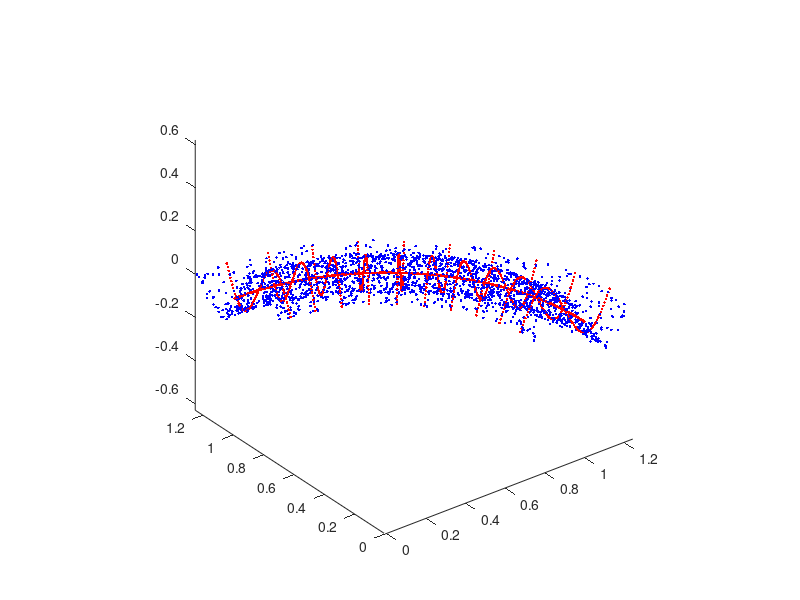
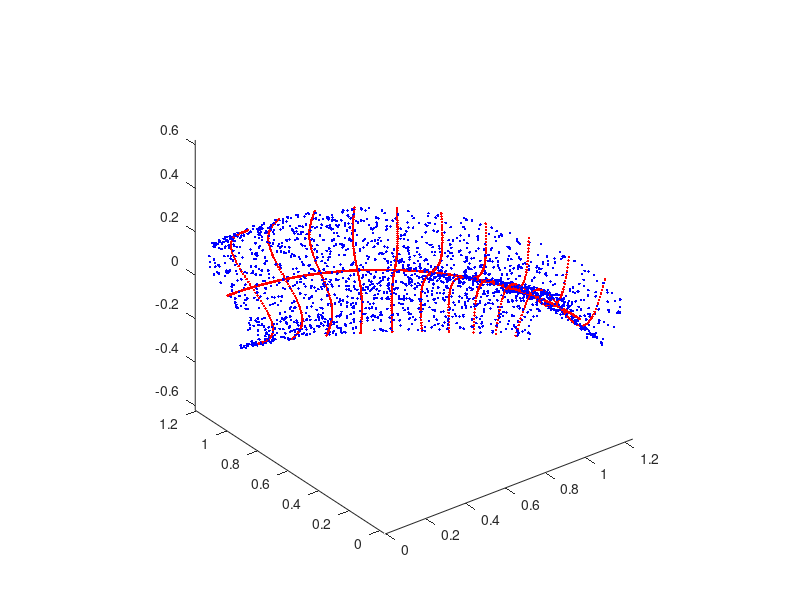
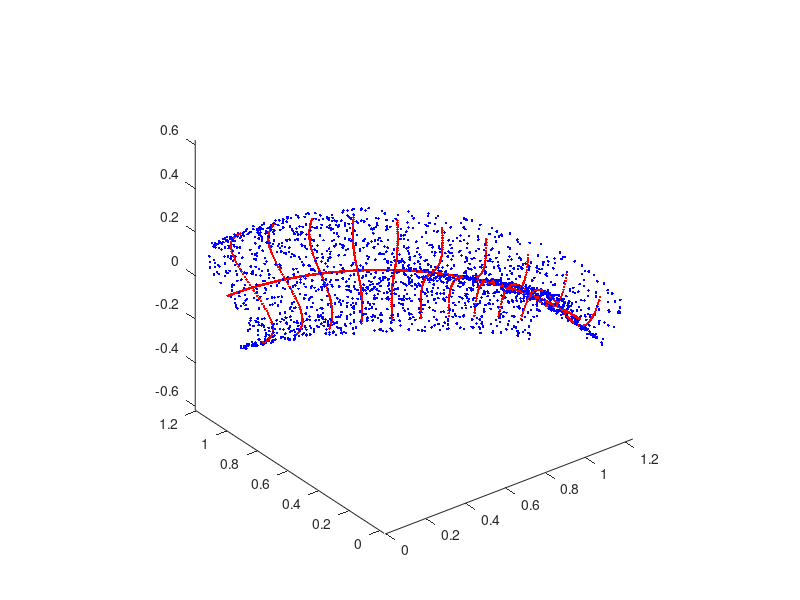

MATLAB code for these plots, in order:
%
% This script generates manifolds (inspired in Delicado01) that fulfil these 
% two restrictions to a bigger or lesser degree:
% (1) Conditional Mean Independence assumption
% (2) Stationarity along the Principal Curve
%
% Data:                       x_data
% First Principal Curve:      x_first
% Secondary Principal Curves: x_secondary

% DATA with no torsion

N = 10000;
factor = 1;
theta_max = factor*pi/2;
ro = 1;
sigma_1 = factor*0.25;
sigma_2 = factor*0.01;  % Noise in the 3rd principal direction
A = factor*0.15; 
slope = 1/factor;     % Slope of the torsion angle

theta = linspace(0,theta_max,N);
theta_n = theta + (10*theta_max/N)*randn(1,N);

n = rand(1,N);
xx = (ro-sigma_1*(2*n-1)).*cos(theta_n);
yy = (ro-sigma_1*(2*n-1)).*sin(theta_n);
zz = A*sin((2*n-1)*6*pi/6) + sigma_2*randn(1,N);

x = [xx;yy;zz];

cada = 5;
figure,plot3(x(1,1:cada:end),x(2,1:cada:end),x(3,1:cada:end),'b.'),axis equal

% First Principal Curve

xx = (ro).*cos(theta);
yy = (ro).*sin(theta);
zz = 0*theta;

x_first = [xx;yy;zz];

% Secondary principal curves

x_second = [];
theta_ras = [];
theta_raspa = linspace(0.075*theta_max,0.925*theta_max,10);
x_secondary_guay= [];
theta_ras_guay = [];

rr = linspace(-1,1,71);
for i=1:length(theta_raspa)
    xx = (ro-sigma_1*rr).*cos(theta_raspa(i));
    yy = (ro-sigma_1*rr).*sin(theta_raspa(i));
    zz = A*sin(rr*4*pi/4);
    x_second = [x_second [xx;yy;zz]];
    theta_ras = [theta_ras theta_raspa(i)*ones(1,length(rr))];
 
        x_secondary_guay = [x_secondary_guay [xx(6:66);yy(6:66);zz(6:66)]];
        theta_ras_guay = [theta_ras_guay theta_raspa(i)*ones(1,length(xx(1,6:66)))];

end

hold on,
plot3(x_first(1,1:cada:end),x_first(2,1:cada:end),x_first(3,1:cada:end),'r.')
plot3(x_second(1,:),x_second(2,:),x_second(3,:),'r.')


% Torsion along the principal curve

xtor_dat = [];
for i=1:length(theta)
    
    x0 = x_first(:,i);
    delta_x = x(:,i) - x0;
    R_mtheta = [cos(-theta(i)) -sin(-theta(i)) 0;sin(-theta(i)) cos(-theta(i)) 0;0 0 1];
    R_theta = [cos(theta(i)) -sin(theta(i)) 0;sin(theta(i)) cos(theta(i)) 0;0 0 1];
    R_alpha = [cos(slope*theta(i)) 0 -sin(slope*theta(i));0 1 0;sin(slope*theta(i)) 0 cos(slope*theta(i))];
    
    xtor_dat = [xtor_dat R_theta*R_alpha*R_mtheta*delta_x+x0];
    
end

xtor = [];
for i=1:length(theta_ras)
    
    x0 = [ro.*cos(theta_ras(i));ro.*sin(theta_ras(i));0];
    delta_x = x_second(:,i) - x0;
    R_mtheta = [cos(-theta_ras(i)) -sin(-theta_ras(i)) 0;sin(-theta_ras(i)) cos(-theta_ras(i)) 0;0 0 1];
    R_theta = [cos(theta_ras(i)) -sin(theta_ras(i)) 0;sin(theta_ras(i)) cos(theta_ras(i)) 0;0 0 1];
    R_alpha = [cos(slope*theta_ras(i)) 0 -sin(slope*theta_ras(i));0 1 0;sin(slope*theta_ras(i)) 0 cos(slope*theta_ras(i))];
    
    xtor = [xtor R_theta*R_alpha*R_mtheta*delta_x+x0];
    
end

xtor_g = [];
for i=1:length(theta_ras_guay)
    
    x0 = [ro.*cos(theta_ras_guay(i));ro.*sin(theta_ras_guay(i));0];
    delta_x = x_secondary_guay(:,i) - x0;
    R_mtheta = [cos(-theta_ras_guay(i)) -sin(-theta_ras_guay(i)) 0;sin(-theta_ras_guay(i)) cos(-theta_ras_guay(i)) 0;0 0 1];
    R_theta = [cos(theta_ras_guay(i)) -sin(theta_ras_guay(i)) 0;sin(theta_ras_guay(i)) cos(theta_ras_guay(i)) 0;0 0 1];
    R_alpha = [cos(slope*theta_ras_guay(i)) 0 -sin(slope*theta_ras_guay(i));0 1 0;sin(slope*theta_ras_guay(i)) 0 cos(slope*theta_ras_guay(i))];
    
    xtor_g = [xtor_g R_theta*R_alpha*R_mtheta*delta_x+x0];
    
end

x_data = xtor_dat;
x_secondary = xtor;
x_secondary_guay = xtor_g;

figure,plot3(x_data(1,1:cada:end),x_data(2,1:cada:end),x_data(3,1:cada:end),'b.')
hold on,
plot3(x_first(1,1:cada:end),x_first(2,1:cada:end),x_first(3,1:cada:end),'r.')
plot3(x_secondary(1,:),x_secondary(2,:),x_secondary(3,:),'r.')
plot3(x_secondary_guay(1,:),x_secondary_guay(2,:),x_secondary_guay(3,:),'r.')
axis equal

figure,plot3(x_data(1,1:cada:end),x_data(2,1:cada:end),x_data(3,1:cada:end),'b.')
hold on,
plot3(x_first(1,1:cada:end),x_first(2,1:cada:end),x_first(3,1:cada:end),'r.')
plot3(x_secondary_guay(1,:),x_secondary_guay(2,:),x_secondary_guay(3,:),'r.')
axis equal
